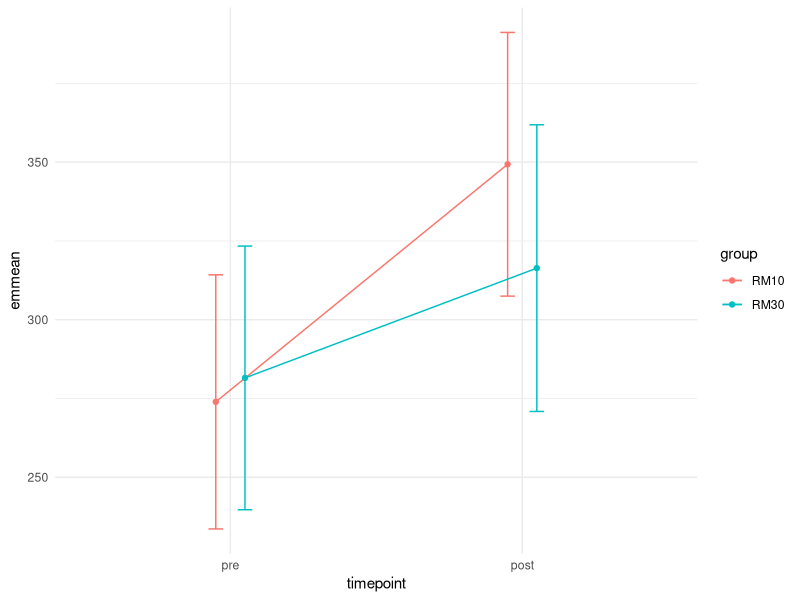
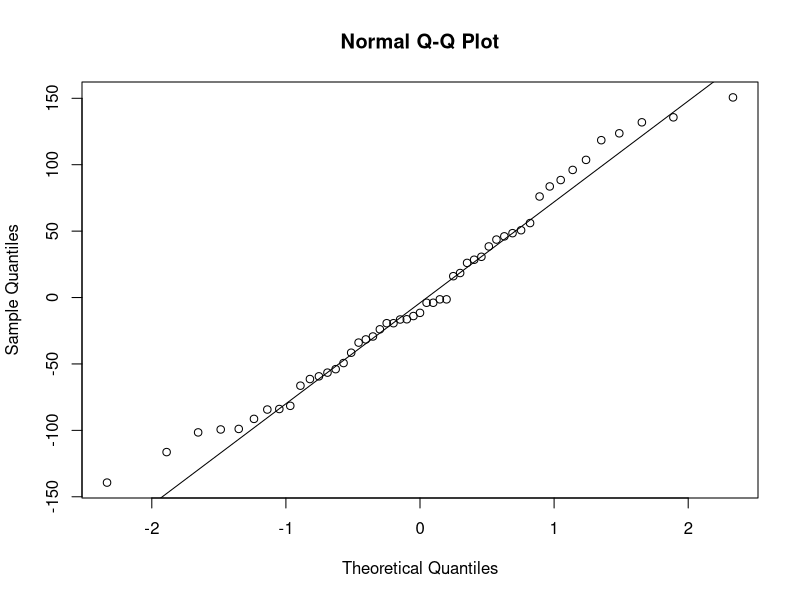
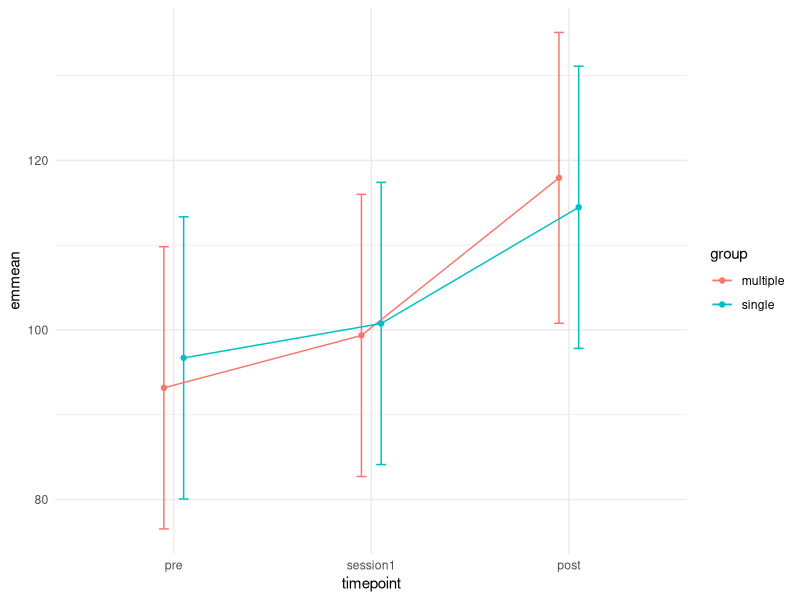
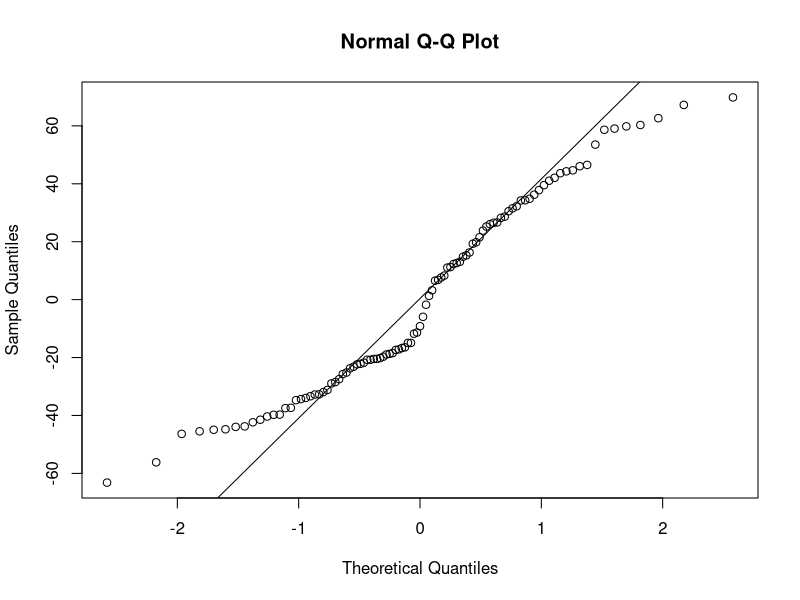

These figures' R source, in order:
## ---- chunk 1
# Innlasting av packages 
library(tidyverse)
library(readxl)
library(lme4)
library(broom)
library(kableExtra)
library(emmeans)
library(pbkrtest)
library(readr)

## ---- chunk 2
ten_vs_thirty <- read_excel("./data/ten_vs_thirty.xlsx", na = "NA")
  
ten_vs_thirty2 <- ten_vs_thirty %>%  
  filter(exercise == "legpress", # Valg av exercise
         !is.na(load), #Fjer NA
         timepoint %in% c("pre", "post")) %>% # Velg exercise vi vil se på
  mutate(timepoint = factor(timepoint, levels = c("pre", "post"))) # Fikser rekkefølgen på timepoint 

lm1 <- lm(load ~ timepoint * group, data = ten_vs_thirty2)

conf_intervals <- confint(lm1) # Lagre konfidensintervallet i en tabell

coefs <- summary(lm1)$coef

coef_summary <- cbind(coefs, data.frame(conf_intervals))

coef_summary %>%
  kbl(caption = c("Tabell 1"),
      digits = c(3, 3, 3, 3, 3, 3),
      col.names = c("Estimate",
                    "Std.Error",
                    "T-value",
                    "P-value",
                    "2.5 %",
                    "97.5 %")) %>%
   kable_classic()

## ---- chunk 3
est <- emmeans(lm1, specs = ~ timepoint|group)

est %>%
  data.frame() %>%
  mutate(timepoint = factor(timepoint, levels = c("pre", "post"))) %>%

  ggplot(aes(timepoint, emmean, group = group, color = group) ) + 
  
  geom_errorbar(aes(ymin = lower.CL, ymax = upper.CL), 
                position = position_dodge(width = 0.2), 
                width = 0.1) +
  geom_line(position = position_dodge(width = 0.2)) +
  geom_point(position = position_dodge(width = 0.2)) +
  theme_minimal()

## ---- chunk 4
# Viser normalfordeling eller ikke
qqnorm(resid(lm1)); # Plotter data 
qqline(resid(lm1)) # Legger til linjen
## ---- chunk 5

strengthtest <- read.csv("./data/strengthTests.csv", na = "NA")

st <- strengthtest %>%
  filter(exercise == "isok.240") %>%
  mutate(timepoint = factor(timepoint, levels = c("pre", "session1", "post")))

lm2 <- lm(load ~ timepoint * group, data = st)

conf_intervals2 <- confint(lm2)

coefs2 <- summary(lm2)$coef

coef_summary2 <- cbind(coefs2, data.frame(conf_intervals2))

coef_summary2 %>%
  kbl(caption = c("Tabell 2"),
      digits = c(3, 3, 3, 3, 3, 3),
      col.names = c("Estimate",
                    "Std.Error",
                    "T-value",
                    "P-value",
                    "2.5 %",
                    "97.5 %")) %>%
  kable_classic()

## ---- chunk 6
st2 <- emmeans(lm2, specs = ~ timepoint|group)

st2 %>%
  data.frame() %>%
  mutate(timepoint = factor(timepoint, levels = c("pre", "session1", "post"))) %>%

  ggplot(aes(timepoint, emmean, group = group, color = group) ) + 
  
  geom_errorbar(aes(ymin = lower.CL, ymax = upper.CL), 
                position = position_dodge(width = 0.2), 
                width = 0.1) +
  geom_line(position = position_dodge(width = 0.2)) +
  geom_point(position = position_dodge(width = 0.2)) +
  theme_minimal()
## ---- chunk 7
qqnorm(resid(lm2)); # Plotter data
qqline(resid(lm2)) # Legger til linjen
